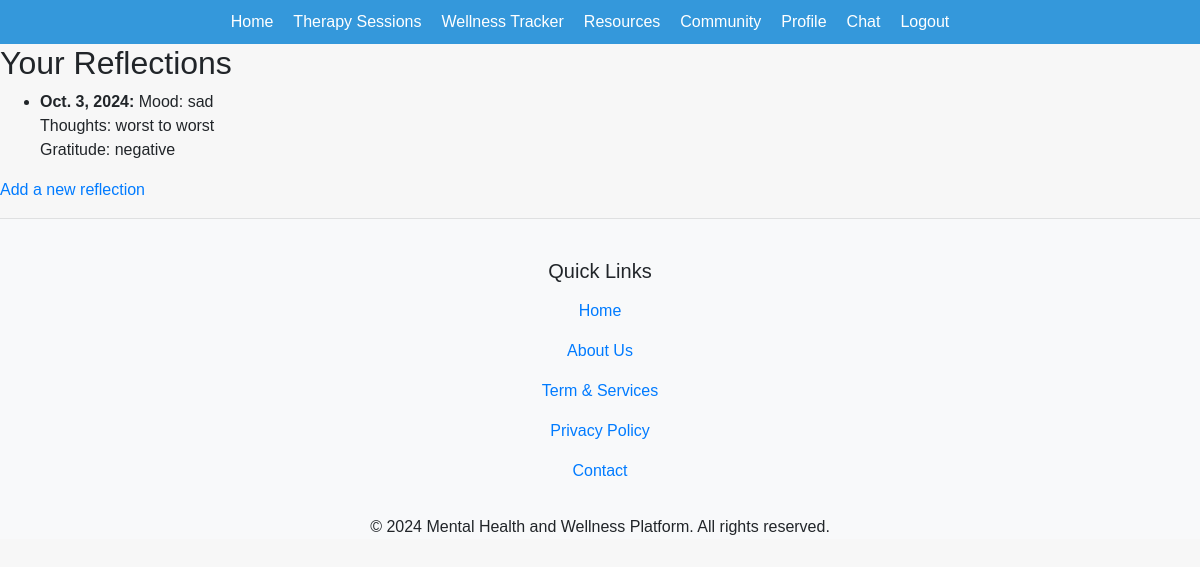
Page /tracker/reflections/ (signed in) on the earlier database version.
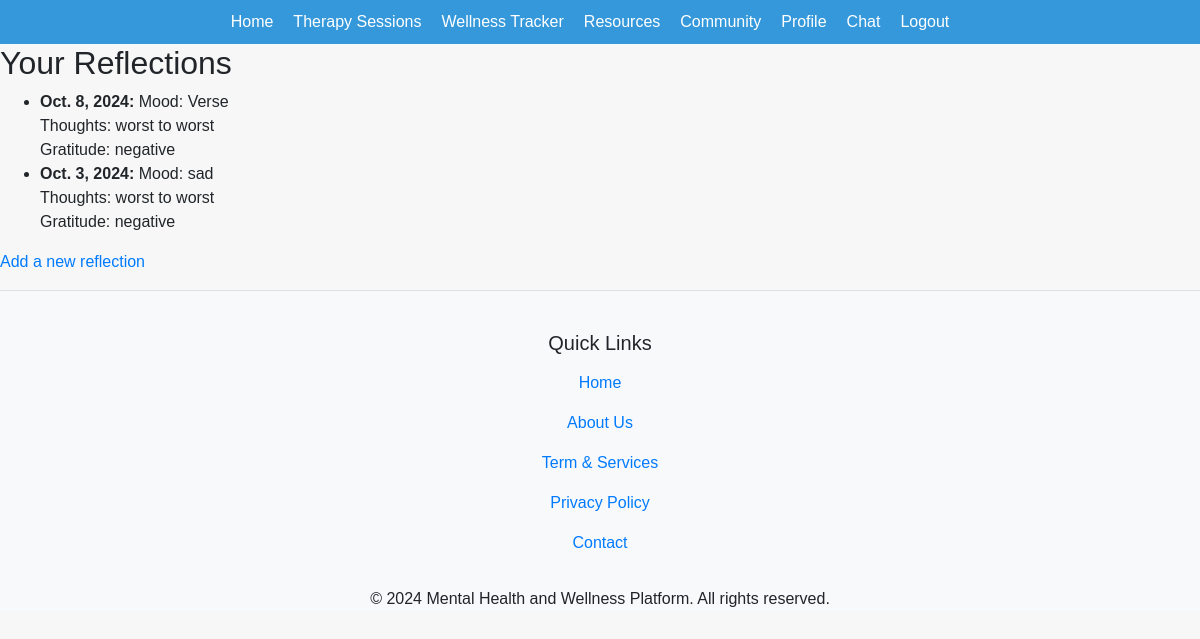
Same page on the later database version.
### wellness_tracker/models.py (models this page shows, shortened)
class Reflection(models.Model):
    user = models.ForeignKey(settings.AUTH_USER_MODEL, on_delete=models.CASCADE)
    date = models.DateField(default=timezone.now)
    mood = models.CharField(max_length=50)
    thoughts = models.TextField()
    gratitude = models.TextField()
    class Meta:
        unique_together = ('user', 'date')  # Ensure one reflection per user per day
        ordering = ['-date']

### wellness_tracker/views.py (the view)
# urls.py: path('reflections/', views.reflection_list, name='reflection_list'),
@login_required
def reflection_list(request):
    reflections = Reflection.objects.filter(user=request.user).order_by('-date')
    return render(request, 'tracker/reflection_list.html', {'reflections': reflections})

### wellness_tracker/templates/tracker/reflection_list.html
{% extends 'base.html' %}
{% block content %}
  <h2>Your Reflections</h2>
  <ul>
    {% for reflection in reflections %}
      <li>
        <strong>{{ reflection.date }}:</strong> Mood: {{ reflection.mood }}<br>
        Thoughts: {{ reflection.thoughts }}<br>
        Gratitude: {{ reflection.gratitude }}
      </li>
    {% empty %}
      <li>No reflections found.</li>
    {% endfor %}
  </ul>
  <a href="{% url 'add_reflection' %}">Add a new reflection</a>
{% endblock %}

Differences in the rows shown:
added Reflection: date "Oct. 8, 2024", mood "Verse", thoughts "worst to worst", gratitude "negative"
